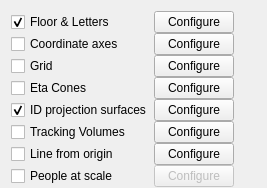
<?xml version="1.0" encoding="UTF-8"?>
<ui version="4.0">
 <class>VP1GuidesControllerForm</class>
 <widget class="QWidget" name="VP1GuidesControllerForm">
  <property name="geometry">
   <rect>
    <x>0</x>
    <y>0</y>
    <width>267</width>
    <height>187</height>
   </rect>
  </property>
  <property name="windowTitle">
   <string>Form</string>
  </property>
  <layout class="QGridLayout">
   <property name="rightMargin">
    <number>1</number>
   </property>
   <property name="bottomMargin">
    <number>1</number>
   </property>
   <property name="spacing">
    <number>0</number>
   </property>
   <item row="0" column="0">
    <layout class="QGridLayout">
     <property name="horizontalSpacing">
      <number>2</number>
     </property>
     <property name="verticalSpacing">
      <number>0</number>
     </property>
     <item row="2" column="1">
      <widget class="QPushButton" name="pushButton_settings_grid">
       <property name="text">
        <string>Configure</string>
       </property>
      </widget>
     </item>
     <item row="2" column="0">
      <widget class="QCheckBox" name="checkBox_grid">
       <property name="text">
        <string>Grid</string>
       </property>
      </widget>
     </item>
     <item row="3" column="1">
      <widget class="QPushButton" name="pushButton_settings_etaCones">
       <property name="text">
        <string>Configure</string>
       </property>
      </widget>
     </item>
     <item row="7" column="0">
      <widget class="QCheckBox" name="checkBox_lines">
       <property name="text">
        <string>Line from origin</string>
       </property>
       <property name="checked">
        <bool>false</bool>
       </property>
      </widget>
     </item>
     <item row="5" column="1">
      <widget class="QPushButton" name="pushButton_settings_trkVolumes">
       <property name="text">
        <string>Configure</string>
       </property>
      </widget>
     </item>
     <item row="5" column="0">
      <widget class="QCheckBox" name="checkBox_trkVolumes">
       <property name="text">
        <string>Tracking Volumes</string>
       </property>
       <property name="checked">
        <bool>false</bool>
       </property>
      </widget>
     </item>
     <item row="0" column="1">
      <widget class="QPushButton" name="pushButton_settings_floorAndLetters">
       <property name="text">
        <string>Configure</string>
       </property>
      </widget>
     </item>
     <item row="4" column="0">
      <widget class="QCheckBox" name="checkBox_inDetProjSurfs">
       <property name="text">
        <string>ID projection surfaces</string>
       </property>
       <property name="checked">
        <bool>true</bool>
       </property>
      </widget>
     </item>
     <item row="1" column="1">
      <widget class="QPushButton" name="pushButton_settings_coordinateAxes">
       <property name="text">
        <string>Configure</string>
       </property>
      </widget>
     </item>
     <item row="4" column="1">
      <widget class="QPushButton" name="pushButton_settings_inDetProjSurfs">
       <property name="text">
        <string>Configure</string>
       </property>
      </widget>
     </item>
     <item row="1" column="0">
      <widget class="QCheckBox" name="checkBox_coordinateAxes">
       <property name="text">
        <string>Coordinate axes</string>
       </property>
      </widget>
     </item>
     <item row="0" column="0">
      <widget class="QCheckBox" name="checkBox_floorAndLetters">
       <property name="text">
        <string>Floor &amp;&amp; Letters</string>
       </property>
       <property name="checked">
        <bool>true</bool>
       </property>
      </widget>
     </item>
     <item row="7" column="1">
      <widget class="QPushButton" name="pushButton_settings_lines">
       <property name="text">
        <string>Configure</string>
       </property>
      </widget>
     </item>
     <item row="3" column="0">
      <widget class="QCheckBox" name="checkBox_etaCones">
       <property name="text">
        <string>Eta Cones</string>
       </property>
      </widget>
     </item>
     <item row="8" column="0">
      <widget class="QCheckBox" name="checkBox_people">
       <property name="text">
        <string>People at scale</string>
       </property>
      </widget>
     </item>
     <item row="8" column="1">
      <widget class="QPushButton" name="pushButton_settings_people">
       <property name="enabled">
        <bool>false</bool>
       </property>
       <property name="text">
        <string>Configure</string>
       </property>
      </widget>
     </item>
    </layout>
   </item>
   <item row="0" column="1">
    <spacer>
     <property name="orientation">
      <enum>Qt::Horizontal</enum>
     </property>
     <property name="sizeHint" stdset="0">
      <size>
       <width>1</width>
       <height>20</height>
      </size>
     </property>
    </spacer>
   </item>
   <item row="1" column="0">
    <spacer>
     <property name="orientation">
      <enum>Qt::Vertical</enum>
     </property>
     <property name="sizeHint" stdset="0">
      <size>
       <width>20</width>
       <height>1</height>
      </size>
     </property>
    </spacer>
   </item>
  </layout>
 </widget>
 <resources/>
 <connections/>
</ui>
